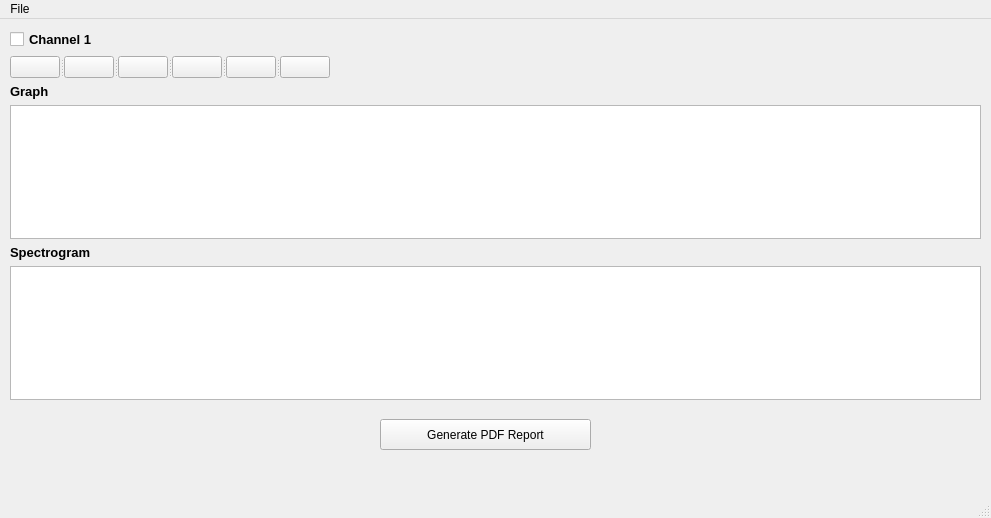
<?xml version="1.0" encoding="UTF-8"?>
<ui version="4.0">
 <class>MainWindow</class>
 <widget class="QMainWindow" name="MainWindow">
  <property name="geometry">
   <rect>
    <x>0</x>
    <y>0</y>
    <width>991</width>
    <height>518</height>
   </rect>
  </property>
  <property name="windowTitle">
   <string>MainWindow</string>
  </property>
  <widget class="QWidget" name="centralwidget">
   <widget class="QPushButton" name="pushButton">
    <property name="geometry">
     <rect>
      <x>380</x>
      <y>400</y>
      <width>211</width>
      <height>31</height>
     </rect>
    </property>
    <property name="text">
     <string>Generate PDF Report</string>
    </property>
   </widget>
   <widget class="QWidget" name="">
    <property name="geometry">
     <rect>
      <x>10</x>
      <y>10</y>
      <width>971</width>
      <height>371</height>
     </rect>
    </property>
    <layout class="QVBoxLayout" name="verticalLayout_3">
     <item>
      <widget class="QCheckBox" name="showChannel1">
       <property name="font">
        <font>
         <pointsize>10</pointsize>
         <weight>75</weight>
         <bold>true</bold>
        </font>
       </property>
       <property name="text">
        <string>Channel 1</string>
       </property>
      </widget>
     </item>
     <item>
      <layout class="QVBoxLayout" name="verticalLayout_2">
       <item>
        <layout class="QVBoxLayout" name="verticalLayout"/>
       </item>
       <item>
        <widget class="QSplitter" name="splitter">
         <property name="orientation">
          <enum>Qt::Horizontal</enum>
         </property>
         <widget class="QPushButton" name="playBtn1">
          <property name="enabled">
           <bool>true</bool>
          </property>
          <property name="maximumSize">
           <size>
            <width>50</width>
            <height>16777215</height>
           </size>
          </property>
          <property name="text">
           <string/>
          </property>
          <property name="icon">
           <iconset>
            <normaloff>Images/play.png</normaloff>Images/play.png</iconset>
          </property>
         </widget>
         <widget class="QPushButton" name="pauseBtn1">
          <property name="maximumSize">
           <size>
            <width>50</width>
            <height>16777215</height>
           </size>
          </property>
          <property name="text">
           <string/>
          </property>
          <property name="icon">
           <iconset>
            <normaloff>Images/pause.png</normaloff>Images/pause.png</iconset>
          </property>
         </widget>
         <widget class="QPushButton" name="stopBtn1">
          <property name="maximumSize">
           <size>
            <width>50</width>
            <height>16777215</height>
           </size>
          </property>
          <property name="text">
           <string/>
          </property>
          <property name="icon">
           <iconset>
            <normaloff>Images/stop.png</normaloff>Images/stop.png</iconset>
          </property>
         </widget>
         <widget class="QPushButton" name="zoomInBtn1">
          <property name="maximumSize">
           <size>
            <width>50</width>
            <height>16777215</height>
           </size>
          </property>
          <property name="text">
           <string/>
          </property>
          <property name="icon">
           <iconset>
            <normaloff>Images/zoom-in.png</normaloff>Images/zoom-in.png</iconset>
          </property>
         </widget>
         <widget class="QPushButton" name="zoonOutBtn1">
          <property name="maximumSize">
           <size>
            <width>50</width>
            <height>16777215</height>
           </size>
          </property>
          <property name="text">
           <string/>
          </property>
          <property name="icon">
           <iconset>
            <normaloff>Images/zoom-out.png</normaloff>Images/zoom-out.png</iconset>
          </property>
         </widget>
         <widget class="QPushButton" name="clearBtn1">
          <property name="maximumSize">
           <size>
            <width>50</width>
            <height>16777215</height>
           </size>
          </property>
          <property name="text">
           <string/>
          </property>
          <property name="icon">
           <iconset>
            <normaloff>Images/delete.png</normaloff>Images/delete.png</iconset>
          </property>
         </widget>
        </widget>
       </item>
       <item>
        <widget class="QLabel" name="graph1Label">
         <property name="font">
          <font>
           <pointsize>10</pointsize>
           <weight>75</weight>
           <bold>true</bold>
          </font>
         </property>
         <property name="text">
          <string>Graph</string>
         </property>
        </widget>
       </item>
       <item>
        <widget class="PlotWidget" name="signalGraph1"/>
       </item>
       <item>
        <widget class="QLabel" name="graph1Label_2">
         <property name="font">
          <font>
           <pointsize>10</pointsize>
           <weight>75</weight>
           <bold>true</bold>
          </font>
         </property>
         <property name="text">
          <string>Spectrogram</string>
         </property>
        </widget>
       </item>
       <item>
        <widget class="PlotWidget" name="signalGraph1_2"/>
       </item>
      </layout>
     </item>
    </layout>
   </widget>
  </widget>
  <widget class="QMenuBar" name="menubar">
   <property name="geometry">
    <rect>
     <x>0</x>
     <y>0</y>
     <width>991</width>
     <height>26</height>
    </rect>
   </property>
   <widget class="QMenu" name="menuFile">
    <property name="title">
     <string>File</string>
    </property>
   </widget>
   <addaction name="menuFile"/>
  </widget>
  <widget class="QStatusBar" name="statusbar"/>
 </widget>
 <customwidgets>
  <customwidget>
   <class>PlotWidget</class>
   <extends>QGraphicsView</extends>
   <header>pyqtgraph</header>
  </customwidget>
 </customwidgets>
 <resources/>
 <connections/>
</ui>
